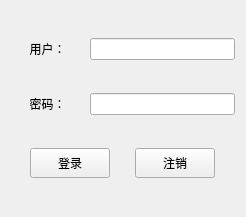
<?xml version="1.0" encoding="UTF-8"?>
<ui version="4.0">
 <class>Sign</class>
 <widget class="QWidget" name="Sign">
  <property name="geometry">
   <rect>
    <x>0</x>
    <y>0</y>
    <width>246</width>
    <height>217</height>
   </rect>
  </property>
  <property name="windowTitle">
   <string>登录界面</string>
  </property>
  <layout class="QVBoxLayout" name="verticalLayout">
   <item>
    <layout class="QHBoxLayout" name="horizontalLayout" stretch="1,2">
     <item>
      <widget class="QLabel" name="label">
       <property name="text">
        <string>&lt;html&gt;&lt;head/&gt;&lt;body&gt;&lt;p align=&quot;center&quot;&gt;用户：&lt;/p&gt;&lt;/body&gt;&lt;/html&gt;</string>
       </property>
      </widget>
     </item>
     <item>
      <widget class="QLineEdit" name="lineEdit"/>
     </item>
    </layout>
   </item>
   <item>
    <layout class="QHBoxLayout" name="horizontalLayout_2" stretch="1,2">
     <item>
      <widget class="QLabel" name="label_2">
       <property name="text">
        <string>&lt;html&gt;&lt;head/&gt;&lt;body&gt;&lt;p align=&quot;center&quot;&gt;密码：&lt;/p&gt;&lt;/body&gt;&lt;/html&gt;</string>
       </property>
      </widget>
     </item>
     <item>
      <widget class="QLineEdit" name="lineEdit_2"/>
     </item>
    </layout>
   </item>
   <item>
    <layout class="QHBoxLayout" name="horizontalLayout_3">
     <item>
      <widget class="QPushButton" name="btnLogin">
       <property name="minimumSize">
        <size>
         <width>80</width>
         <height>30</height>
        </size>
       </property>
       <property name="maximumSize">
        <size>
         <width>50</width>
         <height>30</height>
        </size>
       </property>
       <property name="text">
        <string>登录</string>
       </property>
      </widget>
     </item>
     <item>
      <widget class="QPushButton" name="btnLogout">
       <property name="minimumSize">
        <size>
         <width>80</width>
         <height>30</height>
        </size>
       </property>
       <property name="maximumSize">
        <size>
         <width>50</width>
         <height>30</height>
        </size>
       </property>
       <property name="text">
        <string>注销</string>
       </property>
      </widget>
     </item>
    </layout>
   </item>
  </layout>
 </widget>
 <layoutdefault spacing="6" margin="11"/>
 <resources/>
 <connections/>
</ui>
